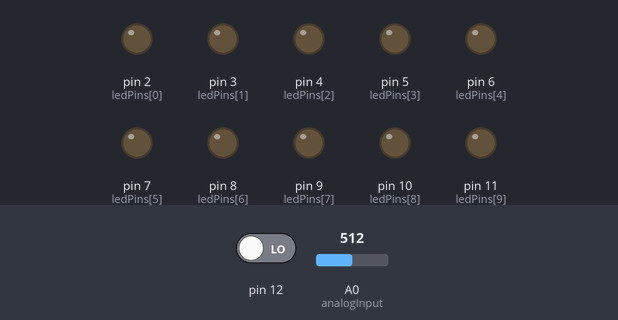
This sketch was run on a simulated Arduino Uno, built with avr-gcc and run on an emulated ATmega328P. Parts: output pins drawn as LEDs (lit = HIGH). Inputs (shaded band) come from the test bench; at power-on: pin 12 LOW, A0 (analogInput) = 512.

Above: at 1.8 s.
1.9 s: pin 12 driven HIGH
At 3.1 s:
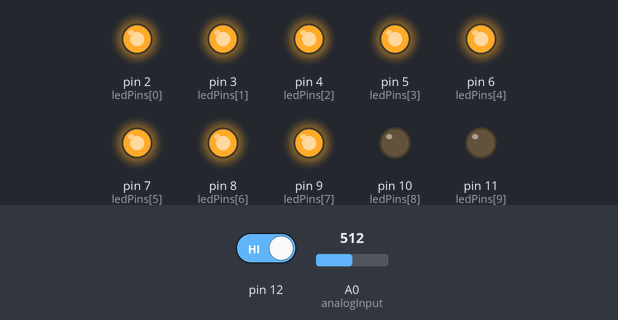
Timing chart, 0 to 9.5 s (numbered marks = the images above; inputs shaded):
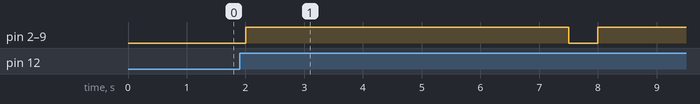

The sketch:

Battery_level_indicator.ino
```cpp
int analogInput = 0;
float vout = 0.0;
float vin = 0.0;
float R1 = 100000.0; // resistance of R1 (100K)
float R2 = 10000.0; // resistance of R2 (10K)
int value = 0;

// the pin that the potentiometer is attached to
const int analogPin = A0;
// the number of LEDs in the bar graph
const int ledCount = 10;
// an array of pin numbers to which LEDs are attached
int ledPins[] = {2, 3, 4, 5, 6, 7, 8, 9, 10, 11};
//Var for button state
int buttonState = 0;
//Battery Voltage
int batvolt = 30;
int voltlim = 19 * batvolt;

void setup()
{
  Serial.begin(9600);
  pinMode(12, INPUT);
  for(int thisLed = 0; thisLed < ledCount; thisLed++)
    {
      pinMode(ledPins[thisLed], OUTPUT);
    }
}

void loop()
{
  buttonState = digitalRead(12);
  // check if pushbutton is pressed.  if it is, the
  // buttonState is HIGH
  if (buttonState == HIGH)
    {
      // turn LED on
      digitalWrite(13, HIGH);
      build_graph();
      delay(5000);
      clear_graph();
    }
  else
    {
      // turn LED off
      clear_graph();
    }
  delay(500);
}

void clear_graph()
{
  for (int thisLed = 0; thisLed < 10; thisLed++)
      {
          digitalWrite(ledPins[thisLed], LOW);
      }
}

void build_graph()
{
   // read the value at analog input
   value = analogRead(analogInput);
   vout = (value * 5.0) / 1024.0; // see text
   vin = vout / (R2 /(R1 + R2));
   if(vin < 0.09)
    {
      vin = 0.0;//statement to quash undesired reading!
    }
  // read the Source:
  int sensorReading = analogRead(analogPin);
  // map the result to a range from 0 to the number of LEDs:
  int ledLevel = map(sensorReading, 0, /*1687*/voltlim, 0, ledCount);
  //Serial.println(sensorReading);
  // loop over the LED array:
  for (int thisLed = 0; thisLed < ledCount; thisLed++)
    {
      // if the array element's index is less than ledLevel,
      // turn the pin for this element on:
      if (thisLed < ledLevel)
        {
            digitalWrite(ledPins[thisLed], HIGH);
        }
      // turn off all pins higher than the ledLevel:
      else
        {
        	digitalWrite(ledPins[thisLed], LOW);
        }
    }
  delay(500);
}
```

Measured:
- after the input at 1.9 s, pin 2 (ledPins[0]), pin 3 (ledPins[1]), pin 4 (ledPins[2]), pin 5 (ledPins[3]), pin 6 (ledPins[4]), pin 7 (ledPins[5]), pin 8 (ledPins[6]), pin 9 (ledPins[7]): LOW → HIGH after 0.10 s, → LOW 5.5 s later, → HIGH 0.50 s later
